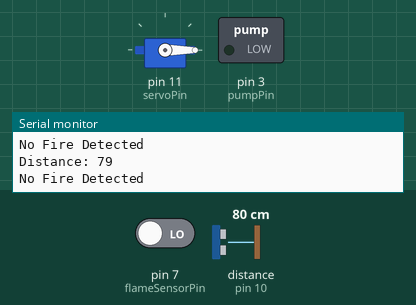
The sketch below on a simulated Arduino Uno, built with avr-gcc and run on an emulated ATmega328P. On the bench: servo, switched loads named in the sketch (green lamp = pin HIGH), the last lines printed to the serial monitor. Wiring (inferred from the names in the program): ultrasonic range finder: trigger pin 9; echo pin 10. The test bench sets the inputs (shaded band); at power-on: pin 7 (flameSensorPin) LOW, distance to the obstacle (sensor on pin 10) 80 cm. The echo pulse lasts 58.3 µs per cm; pins used as bus, display or sensor lines are not drawn.

Above: at 1.2 s.
1.3 s: pin 7 (flameSensorPin) driven HIGH
At 2.8 s:
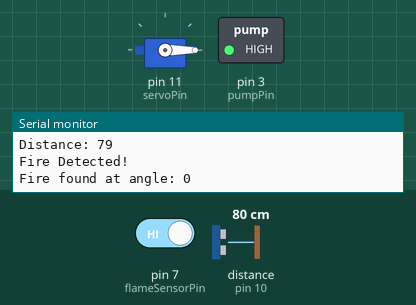
Timing chart, 0 to 8.5 s (numbered marks = the images above; inputs shaded):
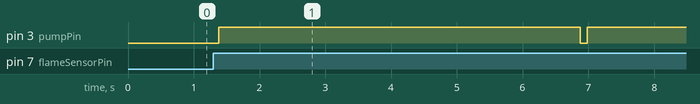

The sketch:

obstacle_fire_fighting_robot.ino
```cpp
#include <Servo.h>

#define trigPin 9        // Trigger pin of ultrasonic sensor
#define echoPin 10        // Echo pin of ultrasonic sensor
#define flameSensorPin 7  // Flame sensor pin
#define servoPin 11        // Servo motor control pin
#define pumpPin 3          // Pin to control water pump (optional)

Servo waterServo;  // Servo for controlling water nozzle
long duration;
int distance;
int flameDetected;

void setup() {
  // Initialize Serial Monitor for debugging
  Serial.begin(9600);

  // Set the ultrasonic sensor pins
  pinMode(trigPin, OUTPUT);
  pinMode(echoPin, INPUT);

  // Set the flame sensor pin
  pinMode(flameSensorPin, INPUT);

  // Set the pump pin (if using a pump)
  pinMode(pumpPin, OUTPUT);

  // Attach the servo motor to pin 11
  waterServo.attach(servoPin);

  // Initialize servo position
  waterServo.write(0);  // Start with the nozzle at 0 degrees (rest position)

  // Optionally, turn off the water pump
  digitalWrite(pumpPin, LOW);
}

void loop() {
  // Measure distance using ultrasonic sensor
  digitalWrite(trigPin, LOW);
  delayMicroseconds(2);
  digitalWrite(trigPin, HIGH);
  delayMicroseconds(10);
  digitalWrite(trigPin, LOW);

  duration = pulseIn(echoPin, HIGH);
  distance = duration * 0.034 / 2;  // Calculate distance in cm
  Serial.print("Distance: ");
  Serial.println(distance);  // Print the distance value

  // Fire Fighting Logic
  flameDetected = digitalRead(flameSensorPin);

  if (flameDetected == HIGH) {  // Flame detected
    Serial.println("Fire Detected!");
    digitalWrite(pumpPin, HIGH);  // Activate water pump

    // Sweep the servo motor to find the direction of the flame
    for (int angle = 0; angle <= 180; angle += 10) {
      waterServo.write(angle);
      delay(500);  // Wait for the servo to reach the position

      flameDetected = digitalRead(flameSensorPin);  // Check for flame in current direction
      if (flameDetected == HIGH) {
        Serial.print("Fire found at angle: ");
        Serial.println(angle);
        break;  // Exit the loop once the fire is detected
      }
    }

    delay(5000);  // Spray water for 5 seconds
    digitalWrite(pumpPin, LOW);  // Deactivate pump after spraying
    waterServo.write(0);  // Reset the nozzle to its resting position

  } else {
    Serial.println("No Fire Detected");
    waterServo.write(0);  // Reset nozzle position if no fire
  }

  delay(100);  // Short delay before repeating the loop
}
```

Measured:
- after the input at 1.3 s, pin 3 (pumpPin): LOW → HIGH after 0.08 s, → LOW 5.5 s later, → HIGH 0.11 s later
